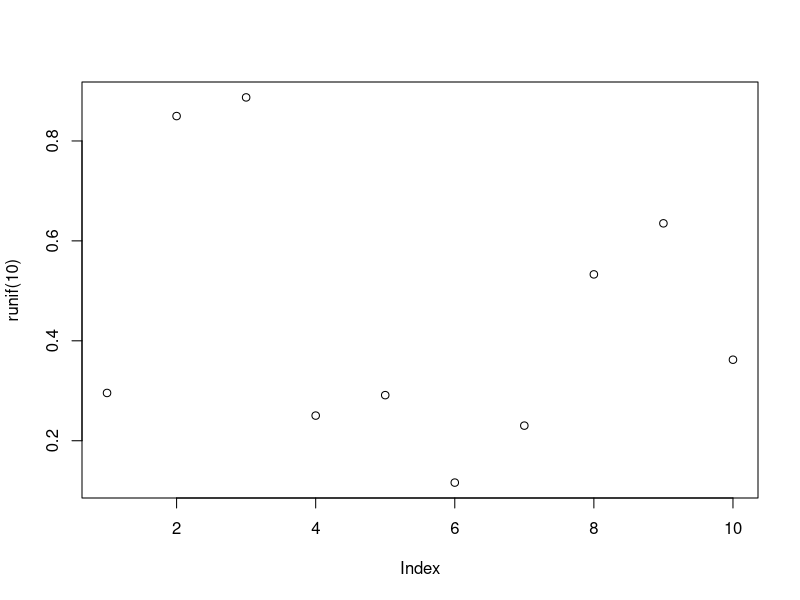

Write R code to recreate this figure.
#` "Special" roxygen comment that will render as markdown
# Demo of R scripts
# 26 January 2017
# Erin L. Keller

# New plot to show up in viewer
# Code will only run when you hit Ctrl+Entr

plot(runif(10))

# Show some data in the console

z <- rnorm(n=3, mean=10, sd=2)

# rnorm gives you a random normal numbers, nnumber of outputs equals n
# numerical output shows in console

print(z)

# Cmd + Shift + Enter runs all lines of code

# In the console, onup arrows lets you browse through different lines to grab a previously use line of code. 

# Clicking the notebook icon above allows you to put it into different formats including all code, notes, and outputs

# Ctrl + L cleans out console

# "purl" puts all script into one chunk. To do this, go into the Console and write: purl(".Rmd name") and open.